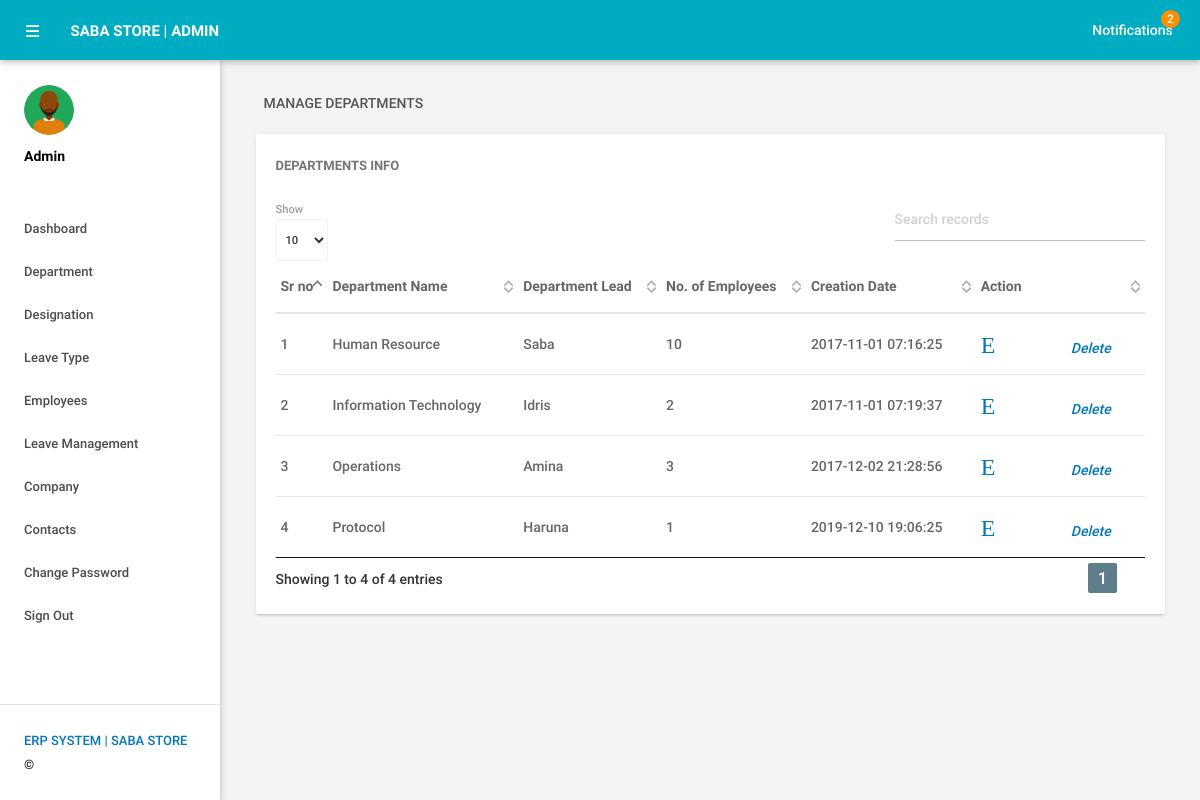
Screenshot of /admin/managedepartments.php (signed in) with the database file from the repository.
### tables this page shows
CREATE TABLE IF NOT EXISTS `tbldepartments` (
  `id` int(11) NOT NULL AUTO_INCREMENT,
  `DepartmentName` varchar(150) DEFAULT NULL,
  `DepartmentShortName` varchar(100) NOT NULL,
  `DepartmentCode` varchar(50) DEFAULT NULL,
  `CreationDate` timestamp NULL DEFAULT CURRENT_TIMESTAMP,
  PRIMARY KEY (`id`)
);

### admin/managedepartments.php (the view, shortened to what this page needs)
<?php
include('includes/config.php');
if(strlen($_SESSION['alogin'])==0)
    {
header('location:index.php');
}
else{
    ?>
<!DOCTYPE html>
<html lang="en">
    <head>
        <link type="text/css" rel="stylesheet" href="../assets/plugins/materialize/css/materialize.min.css"/>
        <link href="../assets/plugins/material-preloader/css/materialPreloader.min.css" rel="stylesheet">
        <link href="../assets/plugins/datatables/css/jquery.dataTables.min.css" rel="stylesheet">
        <link href="../assets/css/alpha.min.css" rel="stylesheet" type="text/css"/>
        <link href="../assets/css/custom.css" rel="stylesheet" type="text/css"/>
    </head>
    <body>
       <?php include('includes/header.php');?>
       <?php include('includes/sidebar.php');?>
            <main class="mn-inner">
                <div class="row">
                    <div class="col s12">
                        <div class="page-title">Manage Departments</div>
                    </div>
                    <div class="col s12 m12 l12">
                        <div class="card">
                            <div class="card-content">
                                <span class="card-title">Departments Info</span>
                                <table id="example" class="display responsive-table ">
                                    <thead>
                                        <tr>
                                            <th>Sr no</th>
                                            <th>Department Name</th>
                                            <th>Department Lead</th>
                                            <th>No. of Employees</th>
                                            <th>Creation Date</th>
                                            <th>Action</th>
                                        </tr>
                                    </thead>
                                    <tbody>
<?php $sql = "SELECT * from tbldepartments";
$query = $dbh -> prepare($sql);
$query->execute();
$results=$query->fetchAll(PDO::FETCH_OBJ);
$cnt=1;
if($query->rowCount() > 0)
{
foreach($results as $result)
{               ?>
                                        <tr>
                                            <td> <?php echo htmlentities($cnt);?></td>
                                            <td><?php echo htmlentities($result->DepartmentName);?></td>
                                            <td><?php echo htmlentities($result->DepartmentShortName);?></td>
                                            <td><?php echo htmlentities($result->DepartmentCode);?></td>
                                            <td><?php echo htmlentities($result->CreationDate);?></td>
                                            <td><a href="editdepartment.php?deptid=<?php echo htmlentities($result->id);?>"><i class="material-icons">Edit</i></a><a href="managedepartments.php?del=<?php echo htmlentities($result->id);?>" onclick="return confirm('Do you want to delete');"> <i class="">Delete</i></a></td>
                                        </tr>
                                         <?php $cnt++;} }?>
                                    </tbody>
                                </table>
                            </div>
                        </div>
                    </div>
                </div>
            </main>
        </div>
        <div class="left-sidebar-hover"></div>
    </body>
</html>
<?php } ?>

### rows the page displays
tbldepartments: DepartmentName "Human Resource", DepartmentShortName "Saba", DepartmentCode "10", CreationDate "2017-11-01 07:16:25"
tbldepartments: DepartmentName "Information Technology", DepartmentShortName "Idris", DepartmentCode "2", CreationDate "2017-11-01 07:19:37"
tbldepartments: DepartmentName "Operations", DepartmentShortName "Amina", DepartmentCode "3", CreationDate "2017-12-02 21:28:56"
tbldepartments: DepartmentName "Protocol", DepartmentShortName "Haruna", DepartmentCode "1", CreationDate "2019-12-10 19:06:25"

### other values shown
$unreadcount "2"
